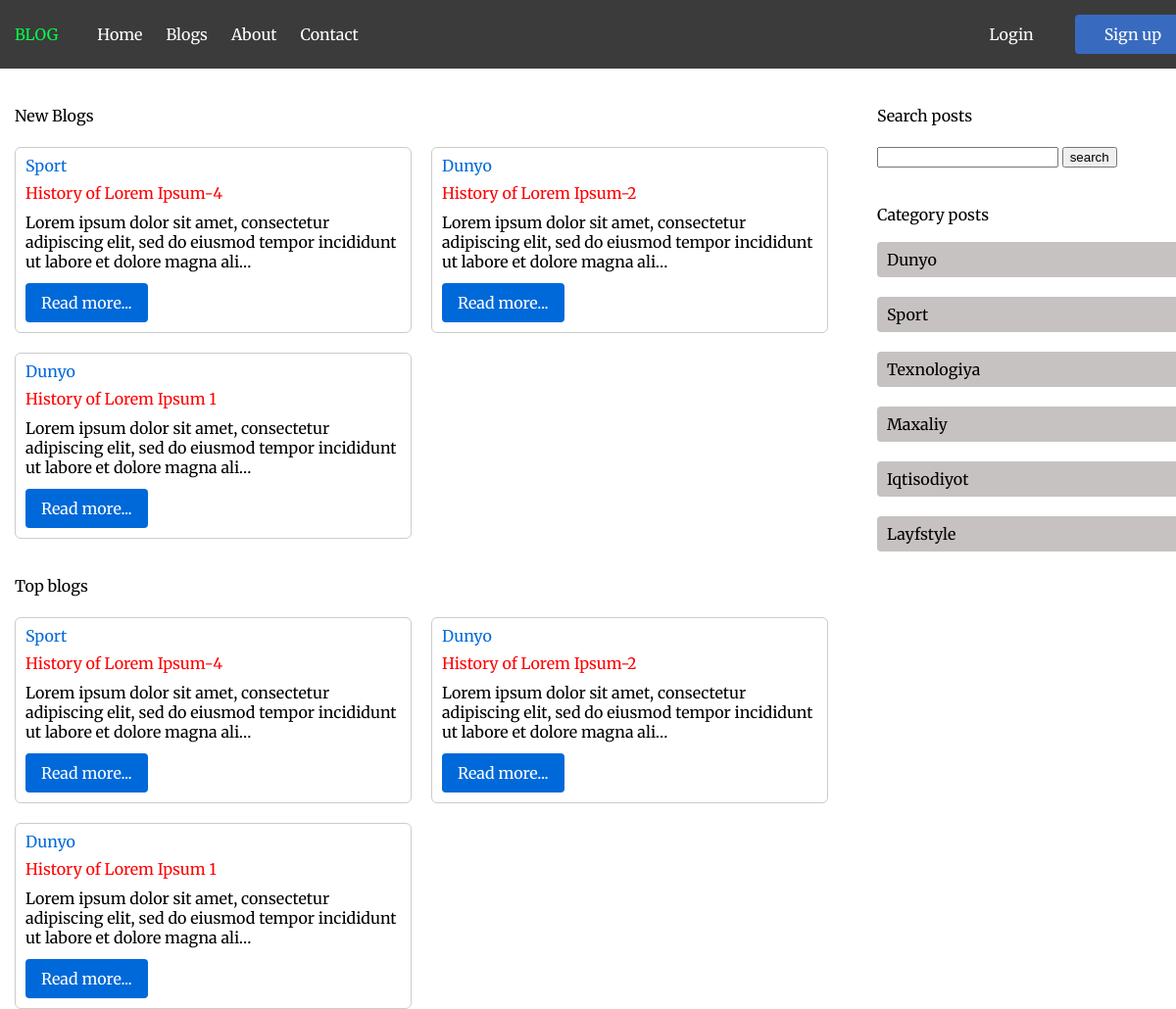
The page / on the database its author committed.
### news_app/models.py (models this page shows, shortened)
class News(models.Model):
    class Status(models.TextChoices):
        Draft = "DF", "Draft"
        Published = "PB", "Published"
    title = models.CharField(max_length=250, unique=True)
    slug = models.SlugField(max_length=100, unique=True)
    body = models.TextField()
    image = models.ImageField(upload_to='news/images')
    category = models.ForeignKey(Category, on_delete=models.CASCADE, related_name='category_news')
    published_time = models.DateTimeField(default=timezone.now)
    created_time = models.DateTimeField(auto_now_add=True)
    updated_time = models.DateTimeField(auto_now=True)
    status = models.CharField(max_length=2, choices=Status.choices, default=Status.Draft)
    class Meta:
        ordering = ["-published_time"]

class Category(models.Model):
    name = models.CharField(max_length=100)
    slug = models.SlugField(max_length=100)

### news_app/views.py (the view)
# urls.py: path('', views.HomePageView.as_view(), name='home'),
class HomePageView(ListView):
    model = News
    template_name = 'news/home.html'
    def get_context_data(self, **kwargs):
        context = super().get_context_data(**kwargs)
        context['new_posts'] = News.objects.filter()[:4]
        context['popular_posts'] = News.objects.filter()[:4]
        context['categories'] = Category.objects.all()
        return context

### news_app/templates/news/home.html (shortened to what this page needs)
{% extends 'base.html' %}
{% load static %}
{%block css_files%}
    <link rel="stylesheet" href="{% static 'news/home.css' %}">
{%endblock%}
{% block content %}
    <div class="container container__inner">
        <div class="left">
            <h2 class="section-title">New Blogs</h2>
            <div class="blogs">
                {% for new in new_posts %}
                    <div class="blog">
                        <a class="post-category" href="#">{{new.category.name}}</a>
                        <h2 class="blog__title">{{new.title}}</h2>
                        <p class="blog__text">{{new.body|truncatechars:120}}</p>
                        <a class="blog__link" href="{% url 'news_detail' new.slug %}">Read more...</a>
                    </div>
                {% endfor %}
            </div>
            <h2 class="section-title">Top blogs</h2>
            <div class="top-blogs">
                {% for new in popular_posts %}
                    <div class="blog">
                        <a class="post-category" href="#">{{new.category.name}}</a>
                        <h2 class="blog__title">{{new.title}}</h2>
                        <p class="blog__text">{{new.body|truncatechars:120}}</p>
                        <a class="blog__link" href="{% url 'news_detail' new.slug %}">Read more...</a>
                    </div>
                {% endfor %}
            </div>
        </div>
        <div class="right">
            <h2 class="section-title">Search posts</h2>
            <form class="form-search">
                <input type="text" name="search">
                <button type="submit">search</button>
            </form>
            <div class="category">
                <h2 class="category-title">Category posts</h2>
                <ul class="category-list">
                    {% for category in categories %}
                        <li class="category-list__item">
                            <a class="category-list__link" href="{% url 'category-posts' category.slug %}">
                                {{category.name}}
                            </a>
                        </li>
                    {% endfor %}
                </ul>
        </div>
    </div>
{% endblock %}

### templates/base.html (shortened to what this page needs)
{% load static %}
<!DOCTYPE html>
<html>
<link rel="stylesheet" href="{% static 'css/reset.css' %}">
<link rel="stylesheet" href="{% static 'css/base.css' %}">
{%block css_files%}
{%endblock%}
<body>
    <header class="header">
        <nav class="nav">
            <div class="nav-left">
                <a class="logo_link" href="{% url 'home' %}">Blog</a>
                <ul class="menu-list">
                    <li class="menu-list__item">
                        <a class="menu-list__link" href="{% url 'home' %}" >
                            Home
                        </a>
                    </li>
                    <li class="menu-list__item">
                        <a class="menu-list__link">
                            Blogs
                        </a>
                    </li>
                    <li class="menu-list__item">
                        <a class="menu-list__link">
                            About
                        </a>
                    </li>
                    <li class="menu-list__item">
                        <a class="menu-list__link" href="{% url 'contact' %}">
                            Contact
                        </a>
                    </li>
                </ul>
            </div>
            <div class="nav-right">
                {% if request.user.is_authenticated %}
                    <a href="{% url 'logout'%}">Logout</a>
                    <a href="{% url 'user-profile' %}">{{user.username}}</a>
                {% else %}
                    <a class="login" href="{% url 'login' %}">
                        Login
                    </a>
                    <a class="signup" href="{% url 'signup' %}">
                        Sign up
                    </a>
                {% endif %}
            </div>
        </nav>
    </header>
    {%block content%}
    {%endblock%}
</body>
</html>

### static/css/base.css (style rules this page uses)
html, body { font-family: 'Merriweather', serif; margin: 0; }
.container { width: 1200px; margin: 40px auto 0 auto; padding: 0 15px; }
.header { padding: 15px; background-color: rgb(60, 59, 59); }
.nav { display: flex; justify-content: space-between; align-items: center; width: 1200px; margin: 0 auto; }
.nav-left { display: flex; gap: 0 40px; }
.logo_link { text-transform: uppercase; text-decoration: none; color: rgb(0, 255, 72); }
.menu-list { display: flex; gap: 0 24px; padding: 0; margin: 0; list-style: none; }
.menu-list__link { text-decoration: none; cursor: pointer; color: #fff; }
.nav-right { display: flex; gap: 0 12px; }
.nav-right a { display: inline-block; color: #ffff; padding: 12px 30px; text-decoration: none; }
.signup { background-color: #386BC0; border-radius: 4px; }

### news_app/static/news/home.css (style rules this page uses)
.container__inner { display: flex; gap: 0 50px; }
.left { width: 70%; }
.right { width: 27%; }
.blogs { display: grid; grid-template-columns: 1fr 1fr; gap: 20px; margin-bottom: 40px; }
.blog { padding: 10px; border: 1px solid #ccc; border-radius: 6px; }
.blog__title { color: red; margin-bottom: 12px; }
.blog__text { line-height: normal; margin-bottom: 12px; }
.blog__link { display: inline-block; padding: 12px 16px; background-color: #0069D9; text-decoration: none; color: #fff; border-radius: 4px; }
.top-blogs { display: grid; grid-template-columns: 1fr 1fr; gap: 20px; }
.section-title { margin-bottom: 24px; }
.category { margin-top: 40px; }
.category-title { margin-bottom: 20px; }
.category-list__item { padding: 10px; background-color: #c7c2c2; margin-bottom: 20px; border-radius: 4px; }
.category-list__link { text-decoration: none; color: #000; transition: 0.3s; }
.post-category { display: inline-block; margin-bottom: 12px; color: #0069D9; text-decoration: none; }

### rows shown on the page
News: category.name "Sport", title "History of Lorem Ipsum-4", body "Lorem ipsum dolor sit amet, consectetur adipiscing elit, sed do eiusmod tempor incididunt ut labore et dolore magna ali…"
News: category.name "Dunyo", title "History of Lorem Ipsum-2", body "Lorem ipsum dolor sit amet, consectetur adipiscing elit, sed do eiusmod tempor incididunt ut labore et dolore magna ali…"
News: category.name "Dunyo", title "History of Lorem Ipsum 1", body "Lorem ipsum dolor sit amet, consectetur adipiscing elit, sed do eiusmod tempor incididunt ut labore et dolore magna ali…"
Category: name "Dunyo"
Category: name "Sport"
Category: name "Texnologiya"
Category: name "Maxaliy"
Category: name "Iqtisodiyot"
Category: name "Layfstyle"
